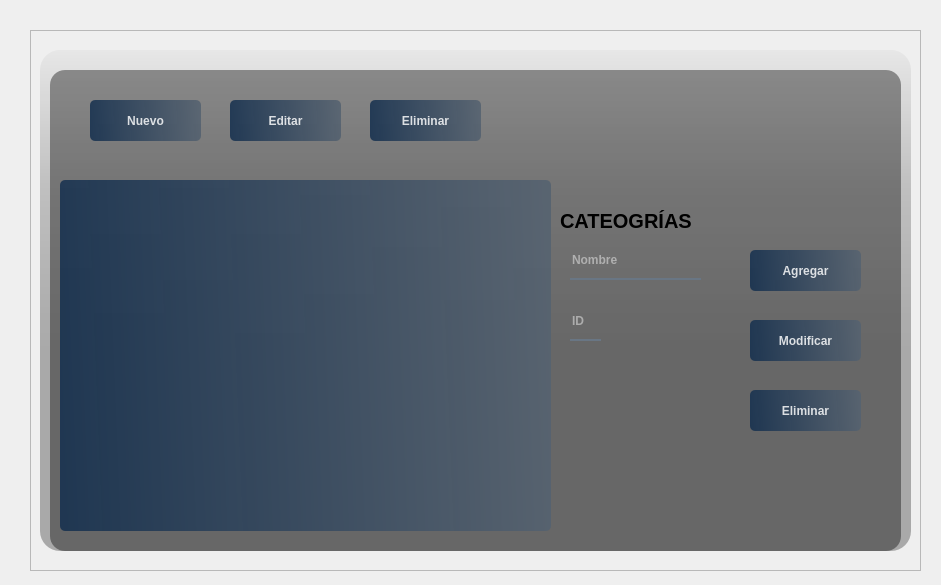
<?xml version="1.0" encoding="UTF-8"?>
<ui version="4.0">
 <class>Form</class>
 <widget class="QWidget" name="Form">
  <property name="geometry">
   <rect>
    <x>0</x>
    <y>0</y>
    <width>941</width>
    <height>585</height>
   </rect>
  </property>
  <property name="windowTitle">
   <string>Form</string>
  </property>
  <widget class="QFrame" name="frame">
   <property name="geometry">
    <rect>
     <x>30</x>
     <y>30</y>
     <width>891</width>
     <height>541</height>
    </rect>
   </property>
   <property name="styleSheet">
    <string notr="true">QPushButton {
    background-color: qlineargradient(spread:pad, x1:0, y1:0.505682, x2:1, y2:0.477, stop:0 rgba(20, 47, 78, 219), stop:1 rgba(85, 98, 112, 226));
    color: rgba(255, 255, 255, 210);
    border-radius: 5px;
}
QPushButton:hover {
    background-color: qlineargradient(spread:pad, x1:0, y1:0.505682, x2:1, y2:0.477, stop:0 rgba(40, 67, 98, 219), stop:1 rgba(105, 118, 132, 226));
    color: rgba(255, 255, 255, 210);
}
QPushButton:pressed {
    padding-left: 5px;
    padding-top: 5px;
    background-color: rgba(105, 118, 132, 200);
}

QTableView {
    background-color: qlineargradient(spread:pad, x1:0, y1:0.505682, x2:1, y2:0.477, stop:0 rgba(20, 47, 78, 219), stop:1 rgba(85, 98, 112, 226));
    color: rgba(255, 255, 255, 210);
    border-radius: 5px;
}
QTableView:hover {
    background-color: qlineargradient(spread:pad, x1:0, y1:0.505682, x2:1, y2:0.477, stop:0 rgba(40, 67, 98, 219), stop:1 rgba(105, 118, 132, 226));
    color: rgba(255, 255, 255, 210);
}
QTableView:pressed {
    padding-left: 5px;
    padding-top: 5px;
    background-color: rgba(105, 118, 132, 200);
}
</string>
   </property>
   <property name="frameShape">
    <enum>QFrame::StyledPanel</enum>
   </property>
   <property name="frameShadow">
    <enum>QFrame::Raised</enum>
   </property>
   <widget class="QLabel" name="label">
    <property name="geometry">
     <rect>
      <x>10</x>
      <y>20</y>
      <width>871</width>
      <height>501</height>
     </rect>
    </property>
    <property name="styleSheet">
     <string notr="true">border-image: url(:/images/background.png);
background-color: qlineargradient(spread:pad, x1:0, y1:0, x2:0, y2:0.715909, stop:0 rgba(0, 0, 0, 9), stop:0.375 rgba(0, 0, 0, 50), stop: 0.835227 rgba(0, 0, 0, 75));
border-radius:20px;</string>
    </property>
    <property name="text">
     <string/>
    </property>
   </widget>
   <widget class="QLabel" name="label_2">
    <property name="geometry">
     <rect>
      <x>20</x>
      <y>40</y>
      <width>851</width>
      <height>481</height>
     </rect>
    </property>
    <property name="styleSheet">
     <string notr="true">background-color: rgba(0, 0, 0, 100);
border-radius: 15px;</string>
    </property>
    <property name="text">
     <string/>
    </property>
   </widget>
   <widget class="QPushButton" name="pushButton">
    <property name="geometry">
     <rect>
      <x>60</x>
      <y>70</y>
      <width>111</width>
      <height>41</height>
     </rect>
    </property>
    <property name="font">
     <font>
      <weight>75</weight>
      <bold>true</bold>
     </font>
    </property>
    <property name="text">
     <string>Nuevo</string>
    </property>
   </widget>
   <widget class="QPushButton" name="pushButton_2">
    <property name="geometry">
     <rect>
      <x>200</x>
      <y>70</y>
      <width>111</width>
      <height>41</height>
     </rect>
    </property>
    <property name="font">
     <font>
      <weight>75</weight>
      <bold>true</bold>
     </font>
    </property>
    <property name="text">
     <string>Editar</string>
    </property>
   </widget>
   <widget class="QPushButton" name="pushButton_3">
    <property name="geometry">
     <rect>
      <x>340</x>
      <y>70</y>
      <width>111</width>
      <height>41</height>
     </rect>
    </property>
    <property name="font">
     <font>
      <weight>75</weight>
      <bold>true</bold>
     </font>
    </property>
    <property name="text">
     <string>Eliminar</string>
    </property>
   </widget>
   <widget class="QPushButton" name="pushButton_4">
    <property name="geometry">
     <rect>
      <x>720</x>
      <y>220</y>
      <width>111</width>
      <height>41</height>
     </rect>
    </property>
    <property name="font">
     <font>
      <weight>75</weight>
      <bold>true</bold>
     </font>
    </property>
    <property name="text">
     <string>Agregar</string>
    </property>
   </widget>
   <widget class="QPushButton" name="pushButton_5">
    <property name="geometry">
     <rect>
      <x>720</x>
      <y>290</y>
      <width>111</width>
      <height>41</height>
     </rect>
    </property>
    <property name="font">
     <font>
      <weight>75</weight>
      <bold>true</bold>
     </font>
    </property>
    <property name="text">
     <string>Modificar</string>
    </property>
   </widget>
   <widget class="QPushButton" name="pushButton_6">
    <property name="geometry">
     <rect>
      <x>720</x>
      <y>360</y>
      <width>111</width>
      <height>41</height>
     </rect>
    </property>
    <property name="font">
     <font>
      <weight>75</weight>
      <bold>true</bold>
     </font>
    </property>
    <property name="text">
     <string>Eliminar</string>
    </property>
   </widget>
   <widget class="QTableView" name="tableView">
    <property name="geometry">
     <rect>
      <x>30</x>
      <y>150</y>
      <width>491</width>
      <height>351</height>
     </rect>
    </property>
   </widget>
   <widget class="QLineEdit" name="lineEdit">
    <property name="geometry">
     <rect>
      <x>540</x>
      <y>219</y>
      <width>131</width>
      <height>31</height>
     </rect>
    </property>
    <property name="font">
     <font>
      <weight>75</weight>
      <bold>true</bold>
     </font>
    </property>
    <property name="styleSheet">
     <string notr="true">background-color:rgba(0, 0, 0, 0);
border:none;
border-bottom: 2px solid rgba(105, 118, 132, 255);
color:rgba(255, 255, 255, 230);
padding-bottom:7px;</string>
    </property>
    <property name="text">
     <string/>
    </property>
    <property name="placeholderText">
     <string>Nombre</string>
    </property>
   </widget>
   <widget class="QLineEdit" name="lineEdit_2">
    <property name="geometry">
     <rect>
      <x>540</x>
      <y>280</y>
      <width>31</width>
      <height>31</height>
     </rect>
    </property>
    <property name="font">
     <font>
      <weight>75</weight>
      <bold>true</bold>
     </font>
    </property>
    <property name="styleSheet">
     <string notr="true">background-color:rgba(0, 0, 0, 0);
border:none;
border-bottom: 2px solid rgba(105, 118, 132, 255);
color:rgba(255, 255, 255, 230);
padding-bottom:7px;</string>
    </property>
    <property name="text">
     <string/>
    </property>
    <property name="placeholderText">
     <string>ID</string>
    </property>
   </widget>
   <widget class="QLabel" name="label_3">
    <property name="geometry">
     <rect>
      <x>700</x>
      <y>30</y>
      <width>171</width>
      <height>161</height>
     </rect>
    </property>
    <property name="styleSheet">
     <string notr="true">border-image: url(:/images/Grupo_smar_logo.png);</string>
    </property>
    <property name="text">
     <string/>
    </property>
   </widget>
   <widget class="QLabel" name="label_4">
    <property name="geometry">
     <rect>
      <x>530</x>
      <y>160</y>
      <width>241</width>
      <height>61</height>
     </rect>
    </property>
    <property name="font">
     <font>
      <pointsize>15</pointsize>
      <weight>75</weight>
      <bold>true</bold>
     </font>
    </property>
    <property name="text">
     <string>CATEOGRÍAS</string>
    </property>
   </widget>
  </widget>
 </widget>
 <resources>
  <include location="res.qrc"/>
 </resources>
 <connections/>
</ui>
